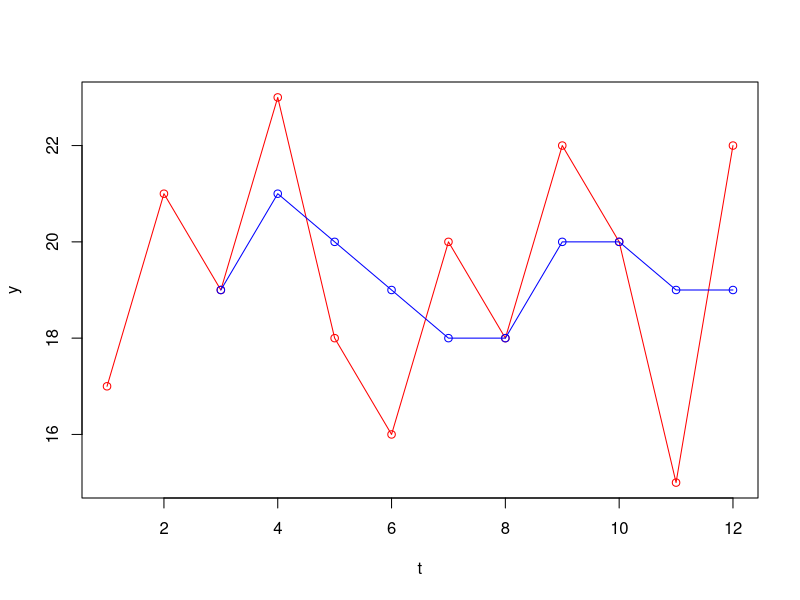
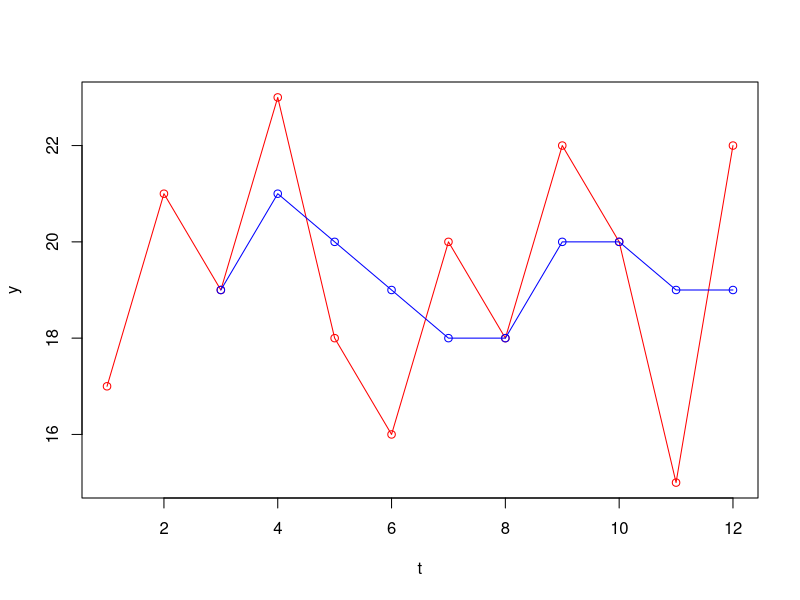
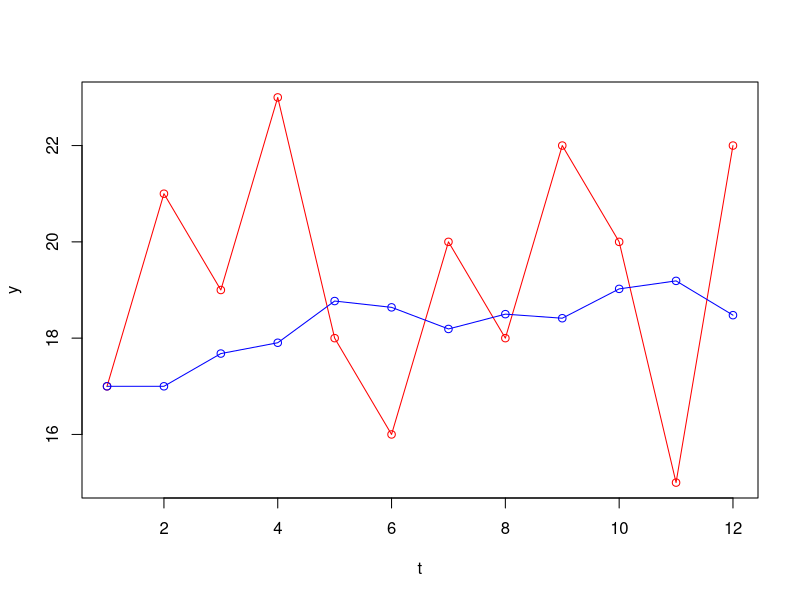

Reproduce these figures in R, in order.
## ---- chunk 1
knitr::opts_chunk$set(echo = TRUE)
## ---- chunk 2
t <- c(1:12)
y <- c(17, 21, 19, 23, 18, 16, 20, 18, 22, 20, 15, 22)
## ---- chunk 3
# Función para calcular el suavizamiento con promedios móviles
suavizado_promedios_moviles <- function(y) {
  n <- length(y)
  p <- rep(NA, n)
  e <- rep(NA, n)

  for (i in 1:(n - 2)) {
    p[i + 2] <- mean(y[i:(i + 2)])
    e[i + 2] <- p[i + 2] - y[i + 2]
  }

  return(list(promedios = p, errores = e))
}

# Función para calcular el suavizamiento con promedios móviles ponderados
suavizado_promedios_moviles_ponderados <- function(y) {
  n <- length(y)
  p <- rep(NA, n)
  e <- rep(NA, n)

  for (i in 1:(n - 2)) {
    p[i + 2] <- (1 / 6) * y[i] + (2 / 6) * y[i + 1] + (3 / 6) * y[i + 2]
    e[i + 2] <- p[i + 2] - y[i + 2]
  }

  return(list(promedios = p, errores = e))
}

# Función para calcular el suavizamiento exponencial
suavizado_exponencial <- function(y, alpha) {
  s <- numeric(length(y))
  s[1] <- y[1]
  for (i in 2:length(y)) {
    s[i] <- alpha * y[i - 1] + (1 - alpha) * s[i - 1]
  }
  return(s)
}

# Aplica Promedios Móviles
resultado_pm <- suavizado_promedios_moviles(y)
CME_pm <- mean(resultado_pm$errores^2, na.rm = TRUE)

resultado_pm
CME_pm

# Aplica Promedios Móviles Ponderados
resultado_pmp <- suavizado_promedios_moviles_ponderados(y)
CME_pmp <- mean(resultado_pmp$errores^2, na.rm = TRUE)

resultado_pmp
CME_pmp

# Aplica Suavizamiento Exponencial y Encontrar el Mejor alpha
alpha_values <- seq(0.01, 1, by = 0.01)
CME_alpha <- sapply(alpha_values, function(a) {
  s <- suavizado_exponencial(y, a)
  mean((y - s)^2, na.rm = TRUE)
})
best_alpha <- alpha_values[which.min(CME_alpha)]
CME_se <- min(CME_alpha)

best_alpha
CME_se

# Gráficos para Promedios Móviles
plot(t, y, type = "o", col = "red")
lines(t, resultado_pm$promedios, type = "o", col = "blue")

# Gráficos para Promedios Móviles Ponderados
plot(t, y, type = "o", col = "red")
lines(t, resultado_pm$promedios, type = "o", col = "blue")

# Aplica Suavizamiento Exponencial
s <- suavizado_exponencial(y, best_alpha)

# Gráfico para Suavizamiento Exponencial
plot(t, y, type = "o", col = "red")
lines(t, s, type = "o", col = "blue")

## ---- chunk 4
# Comparar CME de los tres métodos y el mejor valor de alpha
CMEs <- c(CME_pm, CME_pmp, CME_se)
modelos <- c("Promedios Móviles", "Promedios Móviles Ponderados", "Suavizamiento Exponencial")

# Obtener el índice del modelo con el CME más bajo
mejor_modelo <- which.min(CMEs)

# Imprimir el resultado
cat("El mejor modelo es:", modelos[mejor_modelo], "\n")
cat("CME:", CMEs[mejor_modelo], "\n")

## ---- chunk 5
pesos <- t/sum(t)

# Calcular el promedio móvil ponderado
promedio_movil_ponderado <- sum(y * pesos)

# La predicción para la semana 13 es el promedio móvil ponderado
prediccion_semana_13 <- promedio_movil_ponderado
prediccion_semana_13
## ---- chunk 6
# Datos de precios de las acciones
fechas <- as.Date(c("2005-08-24", "2005-08-25", "2005-08-26", "2005-08-29", "2005-08-30", "2005-08-31", "2005-09-01", "2005-09-02", "2005-09-06", "2005-09-07", "2005-09-08", "2005-09-09", "2005-09-12", "2005-09-13", "2005-09-14", "2005-09-15", "2005-09-16"))
precios <- c(81.32, 81.10, 80.38, 81.34, 80.54, 80.62, 79.54, 79.46, 81.02, 80.98, 80.80, 81.44, 81.48, 80.75, 80.48, 80.01, 80.33)

# Promedio móvil de tres días
precios_suavizados <- filter(precios, rep(1 / 3, 3), sides = 1)

# Como es un promedio móvil de tres días, tomamos los últimos tres precios disponibles y calculamos su promedio
pronostico_19_sept <- mean(tail(precios, 3))

pronostico_19_sept
## ---- chunk 7
# Suavizamiento exponencial
alpha <- 0.6
suavizados_exponenciales <- numeric(length(precios))
suavizados_exponenciales[1] <- precios[1]

for (i in 2:length(precios)) {
  suavizados_exponenciales[i] <- alpha * precios[i] + (1 - alpha) * suavizados_exponenciales[i - 1]
}

# Pronóstico para el 19 de septiembre
# El último valor suavizado es el pronóstico para el siguiente período
pronostico_exponencial_19_sept <- tail(suavizados_exponenciales, 1)

pronostico_exponencial_19_sept
